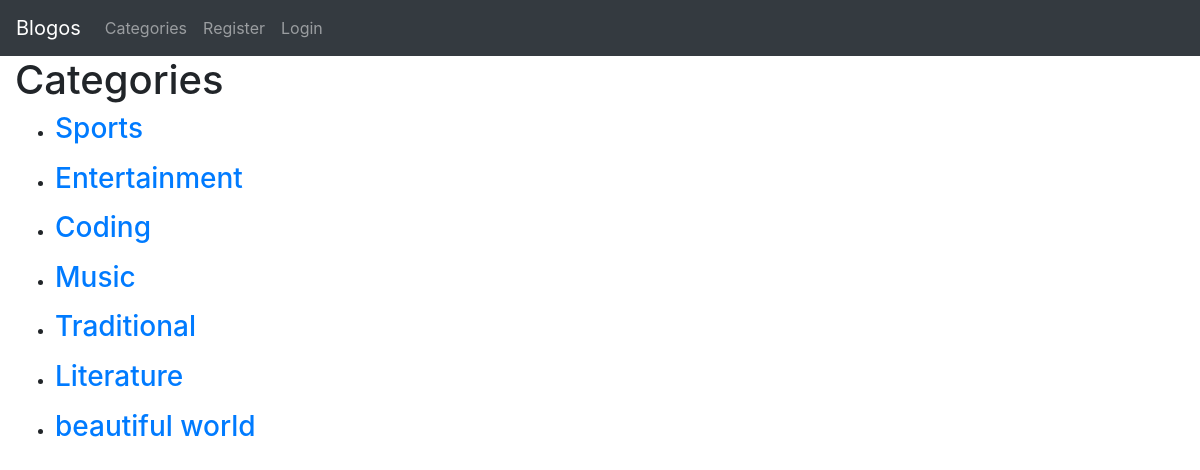
Page /artical/categories_page on the earlier database version.
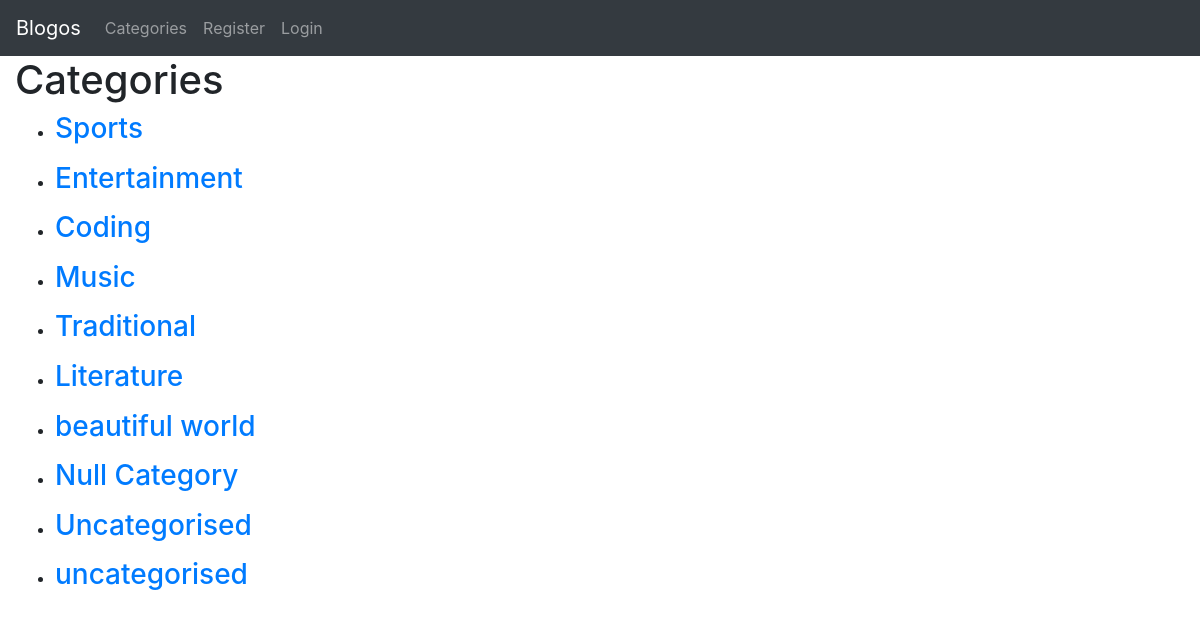
Same page on the later database version.
### blog/models.py (models this page shows, shortened)
class Category(models.Model):
    name = models.CharField(max_length=255)
    def __str__(self):
        return self.name

### blog/views.py (the view)
# urls.py: path('artical/categories_page',CategoryPageView,name='categoryPage'),
def CategoryPageView(request):
    categories = Category.objects.all()
    return render(request,'categoryPage.html',{'categories':categories})

### blog/templates/categoryPage.html
{% extends 'home.html' %}
{%block content%}
<h1>Categories</h1>
{% for item in categories %}
<ul>
    <li>
        <a href="{% url 'categoryTwo' item %}"><h3>{{item}}</h3></a>
    </li>
</ul>
{% endfor %}
{%endblock%}

Differences in the rows shown:
added Category: name "Null Category"
added Category: name "Uncategorised"
added Category: name "uncategorised"
